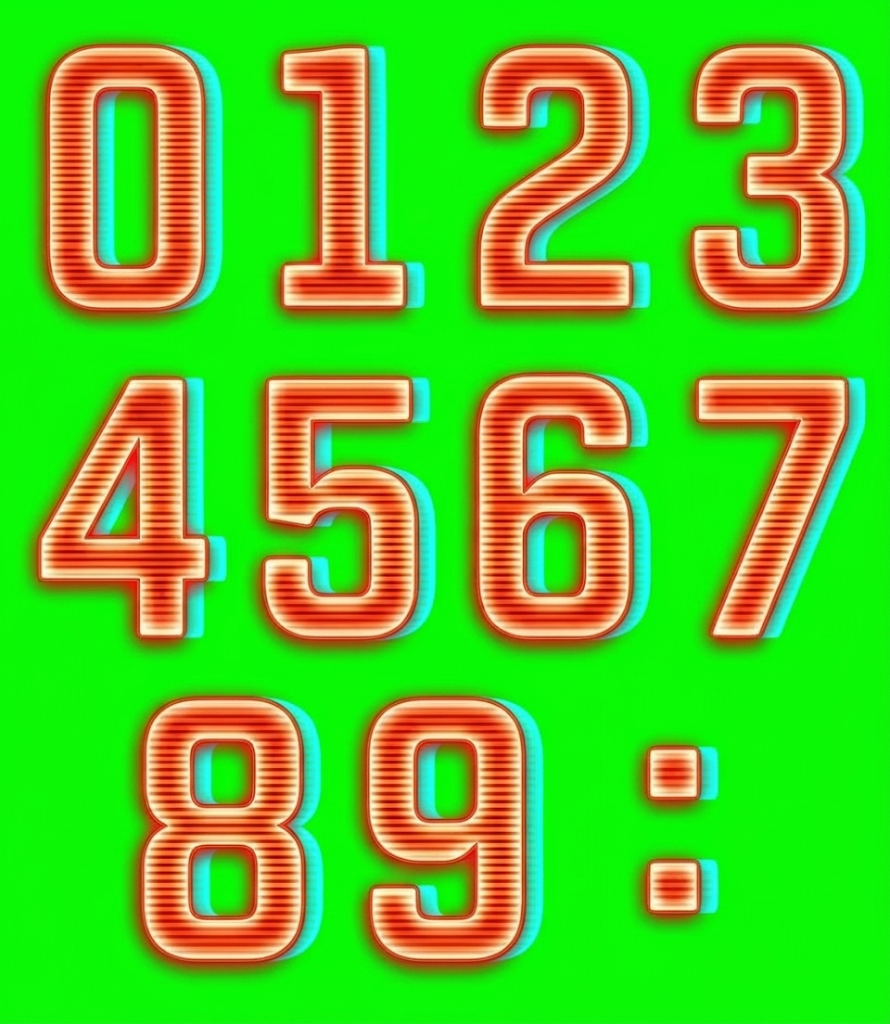
#> input picture sample-watchfaces/patrol-visor/src/art/digits-glitch-sheet.png, 890 x 1024 px
$ python blobs.py art/digits-glitch-sheet.png
#> lines starting #> are read from the running program, lines starting #| are printed output that depends on the picture; after the words box and inside, x2 and y2 are one past the last pixel; in counts of white or black regions, pixels touching at a corner belong together
from PIL import Image
import numpy as np, sys
def key(path):
#> called with path = 'art/digits-glitch-sheet.png'
    s=np.array(Image.open(path).convert('RGB')).astype(float)
    r,g,b=s[...,0],s[...,1],s[...,2]
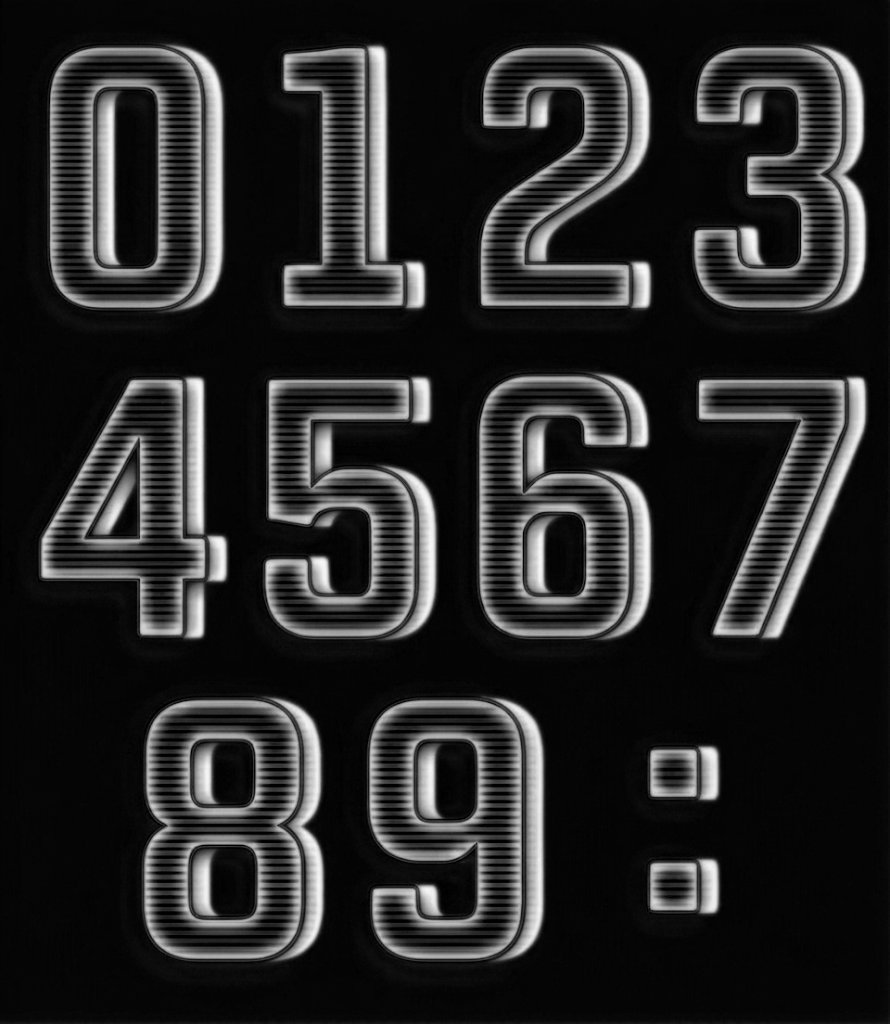
#> b: shape (1024, 890) float64; min 0, max 250, mean 38.7
    K=np.median(s[:12,:12].reshape(-1,3),axis=0)          # the real background colour
#> K = [10, 250, 5]
    k=0.35                                                 # glow hue: g = k*r
    a1=1-(g-k*r)/K[1]
    a2=b/230.0
    a3=(r-g-25)/30.0
    a=np.clip(np.maximum(np.maximum(a1,a2),a3),0,1)
    a[a<0.04]=0
    F=(s-(1-a)[...,None]*K)/np.maximum(a,1e-3)[...,None]
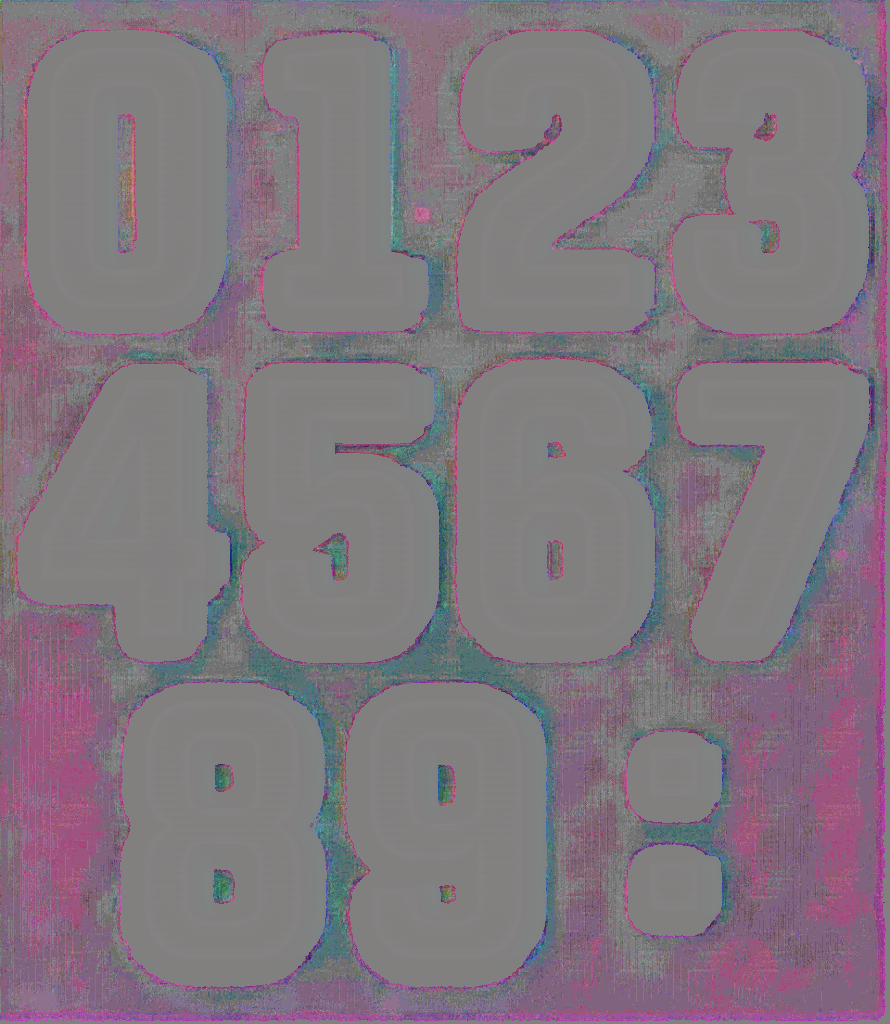
#> F: shape (1024, 890, 3) float64; mean R, G, B 83.9, -595.4, -26.1; drawn with min black and max white
    key.F=np.clip(F,0,255)
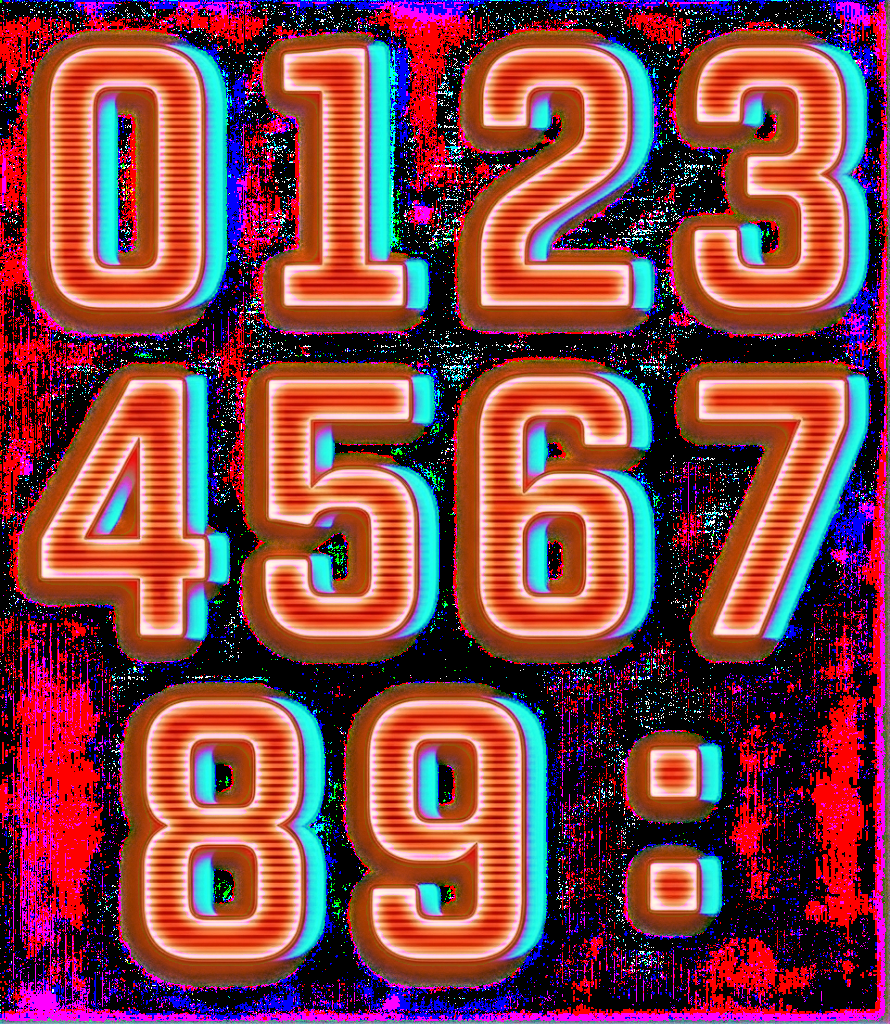
#> key.F: shape (1024, 890, 3) float64; mean R, G, B 130.2, 67, 69.7
    return np.clip(F,0,255),a
def runs(v,thr,mingap=6):
    on=v>thr; out=[]; i=0; n=len(v)
    while i<n:
        if on[i]:
            j=i
            while j<n and (on[j] or (j+mingap<n and on[j:j+mingap].any())): j+=1
            out.append((i,j)); i=j
        else: i+=1
    return out
if __name__=='__main__':
    for p in sys.argv[1:]:
        s,a=key(p); m=a>0.5
#> after `m = a > 0.5`:
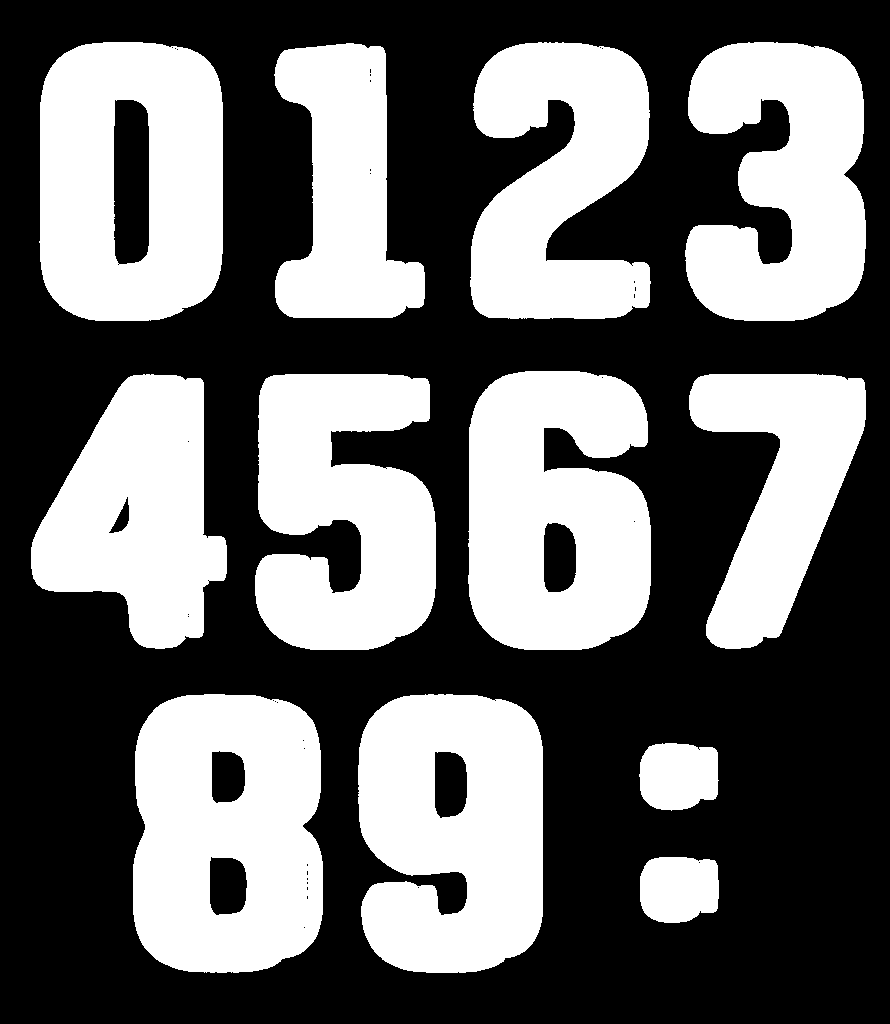
#> m: shape (1024, 890) bool; 41.4% white; 12 white regions, largest, box (x1, y1, x2, y2) and area: (133, 694, 323, 973) 44452, (358, 694, 543, 973) 43019, (468, 371, 651, 650) 42035
        rows=runs(m.sum(1),2,20); print(p,'rows',rows)
#> in runs, `n = len(v)`: n = 1024
#> the loop in runs, `while i<n:` made 190 passes
#> i on passes 43, 94: 321, 650
#> i on passes 1 to 6: 1, 2, 3, 4, 5, 6
#> after the loop in runs, `while i<n:`: j = 973; out = [(42, 321), (371, 650), (694, 973)]
#> after `rows = runs(m.sum(1), 2, 20)`: rows = [(42, 321), (371, 650), (694, 973)]
#| art/digits-glitch-sheet.png rows [(42, 321), (371, 650), (694, 973)]
        for y0,y1 in rows:
            print('  ',y0,y1,'cols',runs(m[y0:y1].sum(0),1,15))
#> this loop made 3 passes
#|    42 321 cols [(39, 223), (274, 425), (470, 651), (685, 866)]
#|    371 650 cols [(31, 227), (255, 436), (468, 651), (689, 866)]
#|    694 973 cols [(133, 323), (358, 543), (639, 719)]

$ run again, on sample-watchfaces/patrol-visor/src/art/props-sheet.png
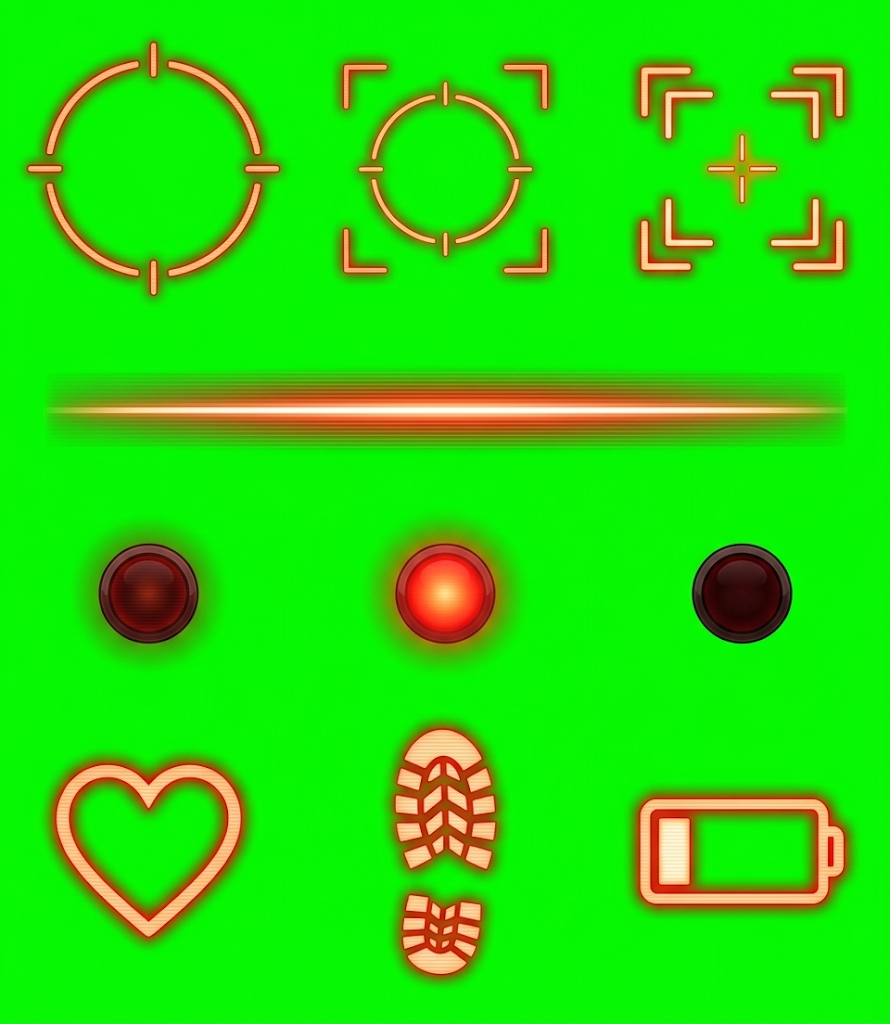
#> input picture sample-watchfaces/patrol-visor/src/art/props-sheet.png, 890 x 1024 px
#> in key, `r,g,b=s[...,0],s[...,1],s[...,2]`:
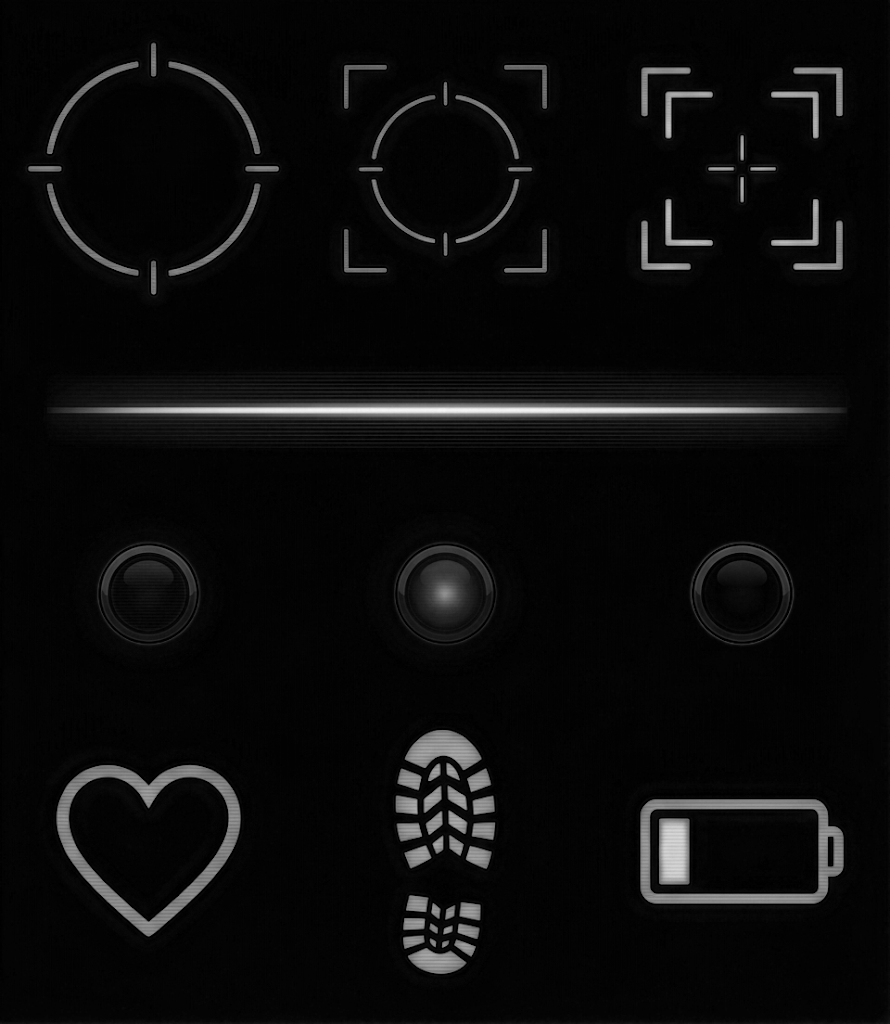
#> b: shape (1024, 890) float64; min 0, max 247, mean 11.2
#> K = [6, 248, 3]
#> `m = a > 0.5`:
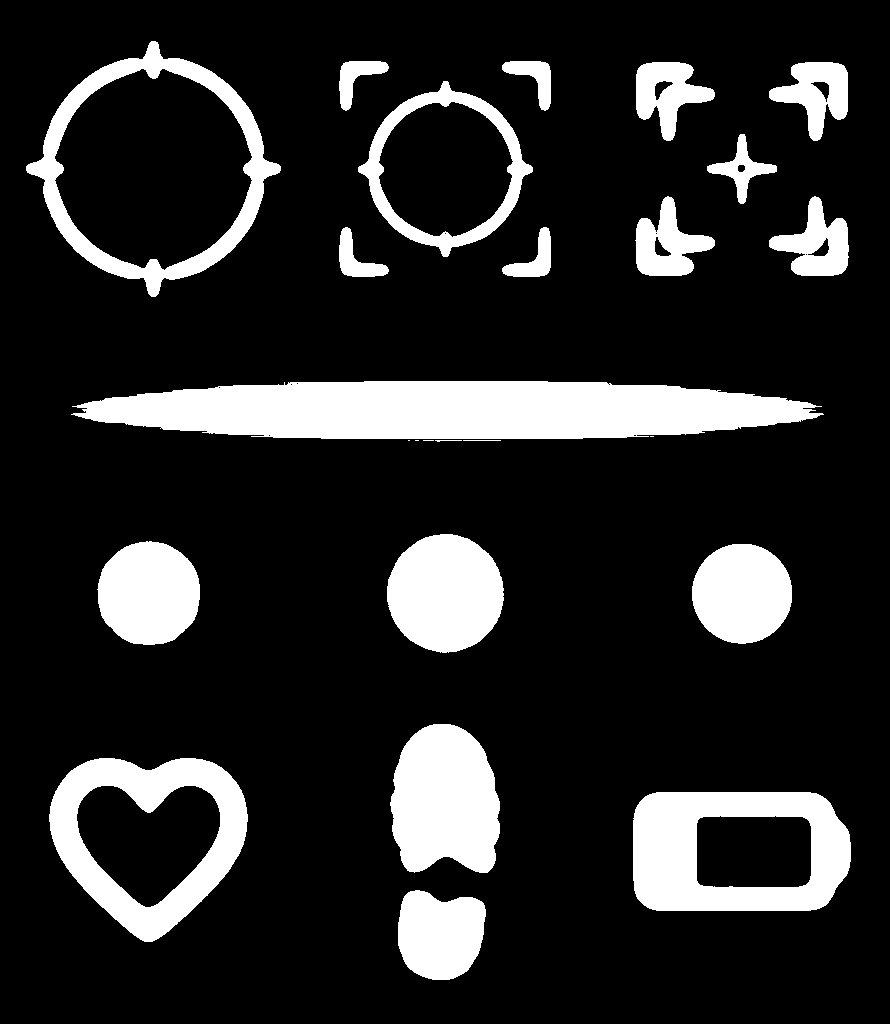
#> m: shape (1024, 890) bool; 16.3% white; 25 white regions (4 under 20 px), largest, box (x1, y1, x2, y2) and area: (71, 381, 824, 439) 34499, (633, 792, 851, 911) 16409, (49, 758, 248, 942) 14753
#> n = 1024
#> the loop in runs, `while i<n:` made 336 passes
#> i on pass 42: 297
#> after the loop in runs, `while i<n:`: j = 980; out = [(41, 297), (381, 442), (534, 653), (724, 980)]
#| art/props-sheet.png rows [(41, 297), (381, 442), (534, 653), (724, 980)]
#> the loop `for y0,y1 in rows:` made 4 passes
#> (printed output is left out)
